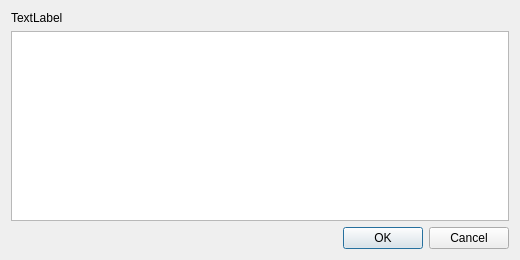
<?xml version="1.0" encoding="UTF-8"?>
<ui version="4.0">
 <class>MessageReplyDialog</class>
 <widget class="QDialog" name="MessageReplyDialog">
  <property name="geometry">
   <rect>
    <x>0</x>
    <y>0</y>
    <width>520</width>
    <height>260</height>
   </rect>
  </property>
  <property name="windowTitle">
   <string>Dialog</string>
  </property>
  <layout class="QVBoxLayout" name="verticalLayout">
   <item>
    <widget class="QLabel" name="label">
     <property name="text">
      <string>TextLabel</string>
     </property>
    </widget>
   </item>
   <item>
    <widget class="QTextEdit" name="textEdit"/>
   </item>
   <item>
    <widget class="QDialogButtonBox" name="buttonBox">
     <property name="orientation">
      <enum>Qt::Horizontal</enum>
     </property>
     <property name="standardButtons">
      <set>QDialogButtonBox::Cancel|QDialogButtonBox::Ok</set>
     </property>
    </widget>
   </item>
  </layout>
 </widget>
 <resources/>
 <connections>
  <connection>
   <sender>buttonBox</sender>
   <signal>accepted()</signal>
   <receiver>MessageReplyDialog</receiver>
   <slot>accept()</slot>
   <hints>
    <hint type="sourcelabel">
     <x>248</x>
     <y>254</y>
    </hint>
    <hint type="destinationlabel">
     <x>157</x>
     <y>274</y>
    </hint>
   </hints>
  </connection>
  <connection>
   <sender>buttonBox</sender>
   <signal>rejected()</signal>
   <receiver>MessageReplyDialog</receiver>
   <slot>reject()</slot>
   <hints>
    <hint type="sourcelabel">
     <x>316</x>
     <y>260</y>
    </hint>
    <hint type="destinationlabel">
     <x>286</x>
     <y>274</y>
    </hint>
   </hints>
  </connection>
 </connections>
</ui>
